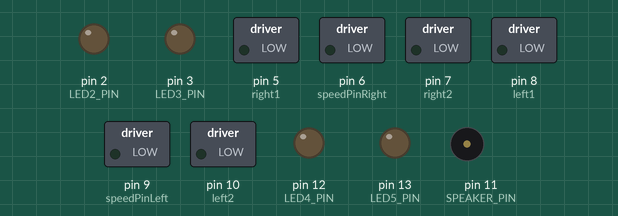
Bench run of a sketch on a simulated Arduino Uno, built with avr-gcc and run on an emulated ATmega328P. On the bench: switched loads named in the sketch (green lamp = pin HIGH), output pins drawn as LEDs (lit = HIGH), buzzer (waves = sounding). Pins used as bus, display or sensor lines are not drawn.

Above: at 0.1 s.
At 5.1 s:
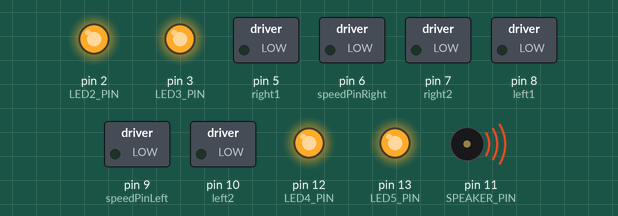
At 19.4 s:
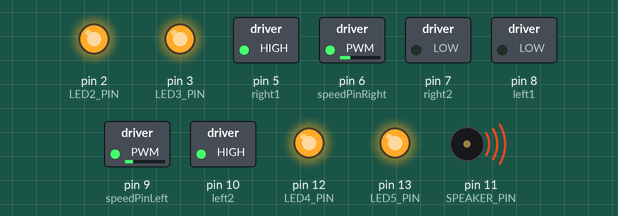
At 20.57 s:
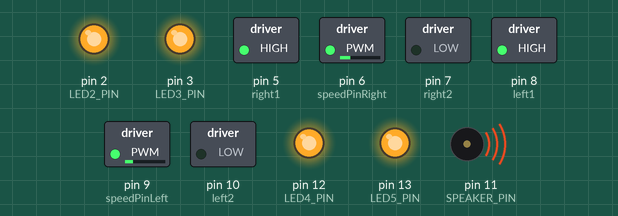
At 35.2 s:
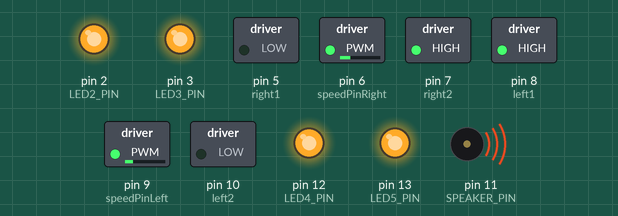
At 37.4 s:
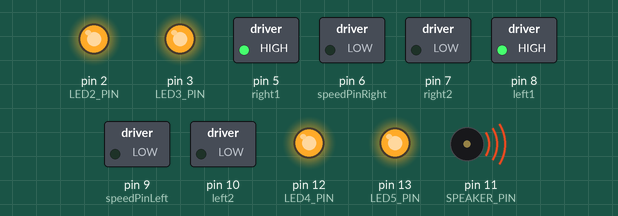
Timing chart, 0 to 40.0 s (numbered marks = the images above):
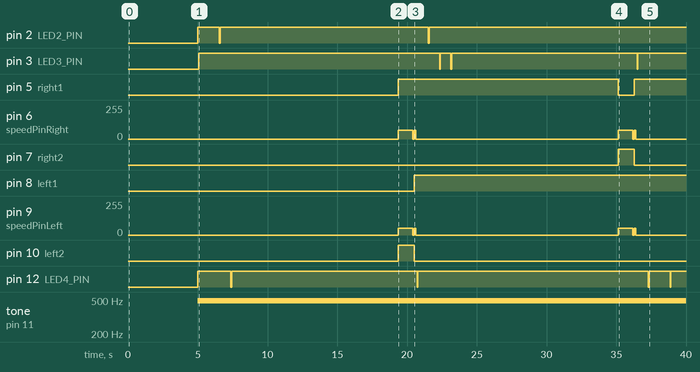

Measured:
- by itself, pin 2 (LED2_PIN): alternates HIGH for 14.9 s and LOW for 0.06 s
- by itself, pin 3 (LED3_PIN): goes HIGH 17.3 s, LOW 0.06 s, HIGH 0.75 s, LOW 0.06 s, HIGH 13.3 s, LOW 0.06 s, then HIGH
- by itself, pin 5 (right1): LOW → HIGH at 19.4 s, → LOW 15.8 s later, → HIGH 1.2 s later
- by itself, pin 7 (right2): LOW → HIGH at 35.1 s, → LOW 1.2 s later
- by itself, pin 8 (left1): LOW → HIGH at 20.5 s
- by itself, pin 10 (left2): LOW → HIGH at 19.4 s, → LOW 1.2 s later
- by itself, tone on pin 11 (SPEAKER_PIN): silent → 490 Hz at 5.0 s
- by itself, pin 9 (speedPinLeft): 0/255 → 50/255 at 19.4 s, → 0/255 1.1 s later, → 49/255 0.10 s later, → 0/255 0.10 s later, … (8 changes in this stretch)

The sketch:

simon.ino
```cpp
#include "Shieldbot.h"

// Free pins on the ShieldBot: 1, 2, 3, 11, 12, 13, A4, A5
Shieldbot shieldbot = Shieldbot();

#define TRUE 1
#define FALSE 0

#define PLAYER_1 1
#define PLAYER_2 2

#define WIN_SCORE 20

#define LED1_PIN 1
#define LED2_PIN 2
#define LED3_PIN 3
#define LED4_PIN 12
#define LED5_PIN 13

#define SPEAKER_PIN 11 // A4 or A5

#define EASY 1
#define MEDIUM 2
#define HARD 3

#define EASY_STEPS 3
#define MEDIUM_STEPS 5
#define HARD_STEPS 7

#define EASY_LEVELS 4
#define MEDIUM_LEVELS 4
#define HARD_LEVELS 4

int EASY_PUZZLES[EASY_LEVELS][EASY_STEPS] = {
  { 4, 2, 3 },
  { 3, 4, 5 },
  { 4, 3, 5 },
  { 2, 4, 3 }
};

int MEDIUM_PUZZLES[MEDIUM_LEVELS][MEDIUM_STEPS] = {
  { 4, 2, 3, 2, 2 },
  { 3, 4, 5, 3, 2 },
  { 5, 3, 5, 4, 2 },
  { 2, 4, 3, 5, 2 }
};

int HARD_PUZZLES[HARD_LEVELS][HARD_STEPS] = {
  { 3, 2, 2, 3, 4, 5, 4 },
  { 3, 4, 5, 2, 5, 2, 2 },
  { 1, 3, 5, 3, 5, 3, 5 },
  { 2, 4, 3, 4, 5, 4, 5 }
};

int S1, S2, S3, S4, S5;

int currentPlayer = PLAYER_1;
int player1Score = 0;
int player2Score = 0;

int winningPlayer = 0;
int roundsPlayed = 0;
int currentDifficulty;
int currentSteps;
int commonTurnDelay = 1050;

int* activePuzzle;

int playing = TRUE;
int forwardSteps = 0;

void setup(){
  Serial.begin(9600);
  shieldbot.setMaxSpeed(50, 65);//255 is max

  pinMode(LED1_PIN, OUTPUT);
  pinMode(LED2_PIN, OUTPUT);
  pinMode(LED3_PIN, OUTPUT);
  pinMode(LED4_PIN, OUTPUT);
  pinMode(LED5_PIN, OUTPUT);

  lightOn(LED1_PIN); lightOn(LED2_PIN); lightOn(LED3_PIN); lightOn(LED4_PIN); lightOn(LED5_PIN);
  delay(5000);
  lightOff(LED1_PIN); lightOff(LED2_PIN); lightOff(LED3_PIN); lightOff(LED4_PIN); lightOff(LED5_PIN);
}

void loop(){
  if(playing) {
    if( roundsPlayed <= EASY_LEVELS ) {
      // Easy
      currentDifficulty = EASY;
      currentSteps = EASY_STEPS;
    }
    else if( roundsPlayed > (EASY_LEVELS + MEDIUM_LEVELS) ) {
      // Hard
      currentDifficulty = HARD;
      currentSteps = HARD_STEPS;
    }
    else {
      // Medium
      currentDifficulty = MEDIUM;
      currentSteps = MEDIUM_STEPS;
    }

    playPuzzle();
    waitForResponse();
    int passed = readResponse();
    logScore(passed);

    if(checkWin()) {
      celebrate();
      exit();
    }

    forwardSteps = 0;
    roundsPlayed++;
    currentPlayer = currentPlayer == PLAYER_1
      ? PLAYER_2
      : PLAYER_1;
  }
}

void playPuzzle() {
  if(currentDifficulty == EASY) {
    activePuzzle = EASY_PUZZLES[roundsPlayed-1];
  }
  else if(currentDifficulty == MEDIUM) {
    activePuzzle = MEDIUM_PUZZLES[roundsPlayed-1 - EASY_STEPS];
  }
  else { // Hard
    activePuzzle = HARD_PUZZLES[roundsPlayed-1 - EASY_STEPS - MEDIUM_STEPS];
  }

  for(int i =0; i <= currentSteps; i++) {
    int pin;

    if( activePuzzle[i] == 1) { pin = LED1_PIN; }
    else if( activePuzzle[i] == 2) { pin = LED2_PIN; }
    else if( activePuzzle[i] == 3) { pin = LED3_PIN; }
    else if( activePuzzle[i] == 4) { pin = LED4_PIN; }
    else /*if( activePuzzle[i] == 5)*/ { pin = LED5_PIN; }

    playSound(activePuzzle[i], pin);
    delay(750);
  }

  delay(1000);
}

void waitForResponse() {
  delay(10000);
}

int readResponse() {
  delay(200);

  return TRUE;

  // Perform checks
  if(currentDifficulty == EASY) {
    return checkEasy();
  }
  else if(currentDifficulty == MEDIUM) {
    return checkMedium();
  }
  else { // Hard
    return checkHard();
  }
}

void logScore(int response) {
  if(response) {
    int score = 5 * currentDifficulty;

    if(currentPlayer == PLAYER_1) {
      player1Score += score;
      movePlayer1();
    }
    else if(currentPlayer == PLAYER_2) {
      player2Score += score;
      movePlayer2();
    }
  }
}

void movePlayer1() {
    shieldbot.drive(-128,127);
    delay(commonTurnDelay);
    shieldbot.stop();

    delay(100);

    shieldbot.forward();
    delay(100 * currentDifficulty);
    shieldbot.stop();

    delay(100);

//    shieldbot.drive(127,-128);
//    delay(commonTurnDelay);
//    shieldbot.stop();
}

void movePlayer2() {
    shieldbot.drive(127,-128);
    delay(commonTurnDelay);
    shieldbot.stop();

    delay(100);

    shieldbot.forward();
    delay(100 * currentDifficulty);
    shieldbot.stop();

    delay(100);

//    shieldbot.drive(-128,127);
//    delay(commonTurnDelay);
//    shieldbot.stop();
}

int checkWin() {
  if(currentPlayer == PLAYER_1 && player1Score >= WIN_SCORE) {
    // Player 1 wins
    winningPlayer = PLAYER_1;
    return TRUE;
  }
  else if(currentPlayer == PLAYER_2 && player2Score >= WIN_SCORE) {
    // Player 2 wins
    winningPlayer = PLAYER_2;
    return TRUE;
  }

  return FALSE;
}

void celebrate() {
  // Lights, sounds, fun!
  shieldbot.drive(-128,127);   //spin

  playMelody();

  int delayTotal = 0;
  while(delayTotal < 5000) {
    if(delayTotal % 2 == 0) {
      lightOn(LED1_PIN); lightOff(LED2_PIN); lightOn(LED3_PIN); lightOff(LED4_PIN); lightOn(LED5_PIN);
    }
    else {
      lightOff(LED1_PIN); lightOn(LED2_PIN); lightOff(LED3_PIN); lightOn(LED4_PIN); lightOff(LED5_PIN);
    }

    delay(500);
    delayTotal += 500;
  }

  shieldbot.stop();

  lightOff(LED1_PIN); lightOff(LED2_PIN); lightOff(LED3_PIN); lightOff(LED4_PIN); lightOff(LED5_PIN);
}

void exit() {
  playing = FALSE;
}

void readAllSensors() {
  //Read all the sensors
  S1 = shieldbot.readS1();
  S2 = shieldbot.readS2();
  S3 = shieldbot.readS3();
  S4 = shieldbot.readS4();
  S5 = shieldbot.readS5();
}

int findNote() {

  int count = 0;
  int tries = 0;
  int note  = 0;

  do {
    tries++;
    count = 0;

    stepForward();
    if (S1 == LOW) { count++; note = 1; }
    if (S2 == LOW) { count++; note = 2; }
    if (S3 == LOW) { count++; note = 3; }
    if (S4 == LOW) { count++; note = 4; }
    if (S5 == LOW) { count++; note = 5; }
  }
  while (count == 0 && tries < 5);

  if (count == 1) {
    return note;
  } else {
    return 0;
  }

}

int check(int level) {
  int correctCount = 0;

  for(int i = 0; i <= level; i++) {
    if(findNote() == activePuzzle[i]) {
      correctCount++;
    }
    else {
      // Give up
      break;
    }
  }

  while(forwardSteps) {
    // Backup the correct # of steps
    stepBackwards();
  }

  if(correctCount == level) {
    return true;
  }
  else {
    return false;
  }
}

int checkEasy() {
  return check(EASY_STEPS);
}

int checkMedium() {
  return check(MEDIUM_STEPS);
}

int checkHard() {
  return check(HARD_STEPS);
}

void stepForward() {
  shieldbot.forward();
  delay(250);
  shieldbot.stop();

  forwardSteps++;
}

void stepBackwards() {
  shieldbot.backward();
  delay(250);
  shieldbot.stop();

  forwardSteps--;
}

void lightOn(int pin) {
  digitalWrite(pin, LOW);
}

void lightOff(int pin) {
  digitalWrite(pin, HIGH);
}


/* Play Melody
 * -----------
 *
 * Program to play melodies stored in an array, it requires to know
 * about timing issues and about how to play tones.
 *
 * The calculation of the tones is made following the mathematical
 * operation:
 *
 *       timeHigh = 1/(2 * toneFrequency) = period / 2
 *
 * where the different tones are described as in the table:
 *
 * note   frequency 	period 	PW (timeHigh)
 * c 	        261 Hz 	        3830 	1915
 * d 	        294 Hz 	        3400 	1700
 * e 	        329 Hz 	        3038 	1519
 * f 	        349 Hz 	        2864 	1432
 * g 	        392 Hz 	        2550 	1275
 * a 	        440 Hz 	        2272 	1136
 * b 	        493 Hz 	        2028	1014
 * C	        523 Hz	        1912 	956
 *
 * (cleft) 2005 D. Cuartielles for K3
 */

byte names[] = {'1', '2', '3', '4', '5', };
int tones[] = {1915, 1700, 1519, 1432, 1275, 0 };
byte melody[] = "431p431p441p451p451p441p431p421p411p411p421p531p231p431p43";;
// count length: 1 2 3 4 5 6 7 8 9 0 1 2 3 4 5 6 7 8 9 0 1 2 3 4 5 6 7 8 9 0
//                                10                  20                  30
int count = 0;
int count2 = 0;
int count3 = 0;
int MAX_COUNT = 24;

void playMelody() {

  analogWrite(SPEAKER_PIN, 0);
  for (count = 0; count < MAX_COUNT; count++) {
    for (count3 = 0; count3 <= (melody[count*2] - 48) * 30; count3++) {
      for (count2=0;count2<8;count2++) {
        if (names[count2] == melody[count*2 + 1]) {
          analogWrite(SPEAKER_PIN,500);
          delayMicroseconds(tones[count2]);
          analogWrite(SPEAKER_PIN, 0);
          delayMicroseconds(tones[count2]);
        }
        if (melody[count*2 + 1] == 'p') {
          // make a pause of a certain size
          analogWrite(SPEAKER_PIN, 0);
          delayMicroseconds(500);
        }
      }
    }
  }
}

void playSound( int  note, int pin ) {

  lightOn(pin);

  for(int i = 0; i < 20; i++) {
    analogWrite(SPEAKER_PIN,500);
    delayMicroseconds(tones[note]);
    analogWrite(SPEAKER_PIN, 0);
    delayMicroseconds(tones[note]);
  }

  lightOff(pin);
}
```

Shieldbot.cpp
```cpp
/*
  Created to support the release of the Sheildbot from SeeedStudios
  http://www.seeedstudio.com/wiki/Shield_Bot

  Created by Jacob Rosenthal and Colin Ho, December 30, 2012.
  Released into the public domain.
*/

// include core Wiring API
#include "Arduino.h"

// include this library's description file
#include "Shieldbot.h"

#define SHIELDBOTDEBUG 0

#define right1 5			//define I1 interface
#define speedPinRight 6  	//enable right motor (bridge A)
#define right2 7      		//define I2 interface
#define left1 8      		//define I3 interface
#define speedPinLeft 9  	//enable motor B
#define left2 10     		//define I4 interface
#define finder1 A0   		//define line finder S1
#define finder2 A1   		//define line finder S2
#define finder3 A2   		//define line finder S3
#define finder4 A3   		//define line finder S4
#define finder5 4    		//define line finder S5

int speedmotorA = 255; //define the speed of motorA
int speedmotorB = 255; //define the speed of motorB

Shieldbot::Shieldbot()
{
  pinMode(right1,OUTPUT);
  pinMode(right2,OUTPUT);
  pinMode(speedPinRight,OUTPUT);
  pinMode(left1,OUTPUT);
  pinMode(left2,OUTPUT);
  pinMode(speedPinLeft,OUTPUT);
  pinMode(finder1,INPUT);
  pinMode(finder2,INPUT);
  pinMode(finder3,INPUT);
  pinMode(finder4,INPUT);
  pinMode(finder5,INPUT);
}

//sets same max speed to both motors
void Shieldbot::setMaxSpeed(int both){
  setMaxLeftSpeed(both);
  setMaxRightSpeed(both);
}

void Shieldbot::setMaxSpeed(int left, int right){
  setMaxLeftSpeed(left);
  setMaxRightSpeed(right);
}

void Shieldbot::setMaxLeftSpeed(int left){
  speedmotorB=left;
}

void Shieldbot::setMaxRightSpeed(int right){
  speedmotorA=right;
}

int Shieldbot::readS1(){
  return digitalRead(finder1);
}

int Shieldbot::readS2(){
  return digitalRead(finder2);
}

int Shieldbot::readS3(){
  return digitalRead(finder3);
}

int Shieldbot::readS4(){
  return digitalRead(finder4);
}

int Shieldbot::readS5(){
  return digitalRead(finder5);
}

void Shieldbot::drive(char left, char right){
  rightMotor(right);
  leftMotor(left);
}

//char is 128 to 127
//mag is the direction to spin the right motor
//-128 backwards all the way
//0 dont move
//127 forwards all the way
void Shieldbot::rightMotor(char mag){
  int actualSpeed = 0;
  if(mag >0){ //forward
    float ratio = (float)mag/128;
    actualSpeed = (int)(ratio*speedmotorA); //define your speed based on global speed
	#if SHIELDBOTDEBUG
      Serial.print("forward right: ");
      Serial.println(actualSpeed);
	#endif
    analogWrite(speedPinRight,actualSpeed);
    digitalWrite(right1,HIGH);
    digitalWrite(right2,LOW);//turn right motor clockwise
  }else if(mag == 0){ //neutral
	#if SHIELDBOTDEBUG
      Serial.println("nuetral right");
	#endif
	stopRight();
  }else { //meaning backwards
    float ratio = (float)abs(mag)/128;
    actualSpeed = ratio*speedmotorA;
	#if SHIELDBOTDEBUG
      Serial.print("backward right: ");
      Serial.println(actualSpeed);
	#endif
    analogWrite(speedPinRight,actualSpeed);
    digitalWrite(right1,LOW);
    digitalWrite(right2,HIGH);//turn right motor counterclockwise
  }
}

//TODO shouldnt these share one function and just input the differences?
void Shieldbot::leftMotor(char mag){
  int actualSpeed = 0;
  if(mag >0){ //forward
    float ratio = (float)(mag)/128;
    actualSpeed = (int)(ratio*speedmotorB); //define your speed based on global speed
	#if SHIELDBOTDEBUG
      Serial.print("forward left: ");
      Serial.println(actualSpeed);
	#endif
    analogWrite(speedPinLeft,actualSpeed);
    digitalWrite(left1,HIGH);
    digitalWrite(left2,LOW);//turn left motor counter-clockwise
  }else if(mag == 0){ //neutral
	#if SHIELDBOTDEBUG
      Serial.println("nuetral left");
	#endif
	stopLeft();
  }else { //meaning backwards
    float ratio = (float)abs(mag)/128;
    actualSpeed = ratio*speedmotorB;
	#if SHIELDBOTDEBUG
      Serial.print("backward left: ");
      Serial.println(actualSpeed);
	#endif
    analogWrite(speedPinLeft,actualSpeed);
    digitalWrite(left1,LOW);
    digitalWrite(left2,HIGH);//turn left motor counterclockwise
  }
}

void Shieldbot::forward(){
  leftMotor(127);
  rightMotor(127);
}

void Shieldbot::backward(){
  leftMotor(-128);
  rightMotor(-128);
}

void Shieldbot::stop(){
  stopLeft();
  stopRight();
}

void Shieldbot::stopLeft(){
  analogWrite(speedPinLeft,0);
}

void Shieldbot::stopRight(){
  analogWrite(speedPinRight,0);
}

//may be dangerous to motor if reverse current into hbridge exceeds 2A
void Shieldbot::fastStopLeft(){
  digitalWrite(left1,LOW);
  digitalWrite(left2,LOW);//turn DC Motor B move clockwise
}

//may be dangerous to motor if reverse current into hbridge exceeds 2A
void Shieldbot::fastStopRight(){
  digitalWrite(right1,LOW);
  digitalWrite(right2,LOW);//turn DC Motor A move anticlockwise
}

//may be dangerous to motor if reverse current into hbridge exceeds 2A
void Shieldbot::fastStop(){
	fastStopRight();
	fastStopLeft();
}
```

Shieldbot.h
```cpp
/*
  Created to support the release of the Sheildbot from SeeedStudios
  http://www.seeedstudio.com/wiki/Shield_Bot

  Created by Jacob Rosenthal and Colin Ho, December 30, 2012.
  Released into the public domain.
*/

// ensure this library description is only included once
#ifndef Shieldbot_h
#define Shieldbot_h


// include types & constants of Wiring core API
#include "Arduino.h"

// library interface description
class Shieldbot
{
  // user-accessible "public" interface
  public:
	Shieldbot();
	int readS1();
	int readS2();
	int readS3();
	int readS4();
	int readS5();
	void setMaxSpeed(int);
	void setMaxSpeed(int, int);
	void setMaxLeftSpeed(int);
	void setMaxRightSpeed(int);
	void rightMotor(char);
	void leftMotor(char);
	void drive(char, char);
	void forward();
	void backward();
	void stop();
	void stopRight();
	void stopLeft();
	void fastStopLeft();
	void fastStopRight();
	void fastStop();

};

#endif
```
